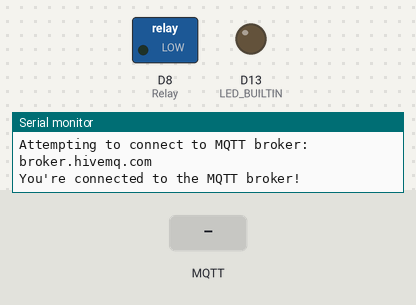
This sketch was run on a simulated Arduino Uno R4 WiFi. Parts: switched loads named in the sketch (green lamp = pin HIGH), output pins drawn as LEDs (lit = HIGH), the last lines printed to the serial monitor. The inputs (shaded band) are chosen by the test bench. WiFi joins after 1.5 s; servers stay silent unless stated; no MQTT or app messages arrive unless stated.

Above: at 2.7 s.
2.8 s: MQTT message "ON" arrives on the first subscribed topic
At 3.3 s:
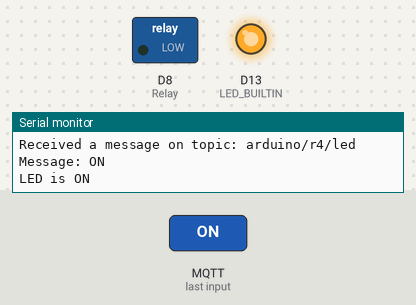
4.3 s: MQTT message "Relay ON" arrives on the first subscribed topic
At 5.5 s:
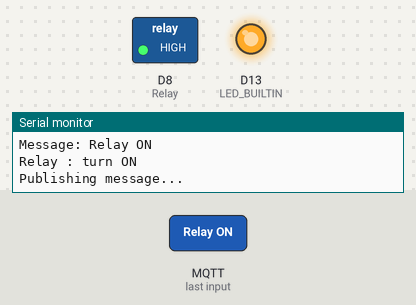
5.8 s: MQTT message "OFF" arrives on the first subscribed topic
At 6.8 s:
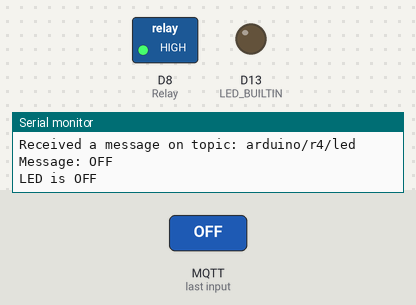
Timing chart, 0 to 8.8 s (numbered marks = the images above; inputs shaded):
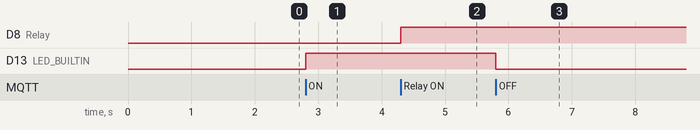

Measured:
- after the input at 2.8 s, D13 (LED_BUILTIN): LOW → HIGH at once
- after the input at 4.3 s, D8 (Relay): LOW → HIGH at once
- after the input at 5.8 s, D13 (LED_BUILTIN): HIGH → LOW at once

The sketch:

sketch_oct9a.ino
```cpp
#include <WiFiS3.h>
#include <MqttClient.h>

// ----- ตั้งค่า WiFi -----
char ssid[] = "vivo V29e 5G";       // <<!>> ใส่ชื่อ WiFi ของคุณ
char pass[] = "2345rocth";   // <<!>> ใส่รหัสผ่าน WiFi ของคุณ

// ----- ตั้งค่า MQTT -----
const char broker[] = "broker.hivemq.com"; // Broker สาธารณะ
int        port     = 1883;
const char pubTopic[] = "arduino/r4/status"; // Topic สำหรับส่งข้อมูล
const char subTopic[] = "arduino/r4/led";    // Topic สำหรับรับคำสั่ง
const char subRelay[] = "arduino/r4/relay";

WiFiClient wifiClient;
MqttClient mqttClient(wifiClient);

unsigned long lastMillis = 0;

#define Relay 8

void setup() {
  Serial.begin(115200);
  while (!Serial);

  // ตั้งค่า LED Built-in
  pinMode(LED_BUILTIN, OUTPUT);
  digitalWrite(LED_BUILTIN, LOW);
  //ตั้งค่า Relay
  pinMode(Relay, OUTPUT);


  // เชื่อมต่อ WiFi
  Serial.print("Attempting to connect to SSID: ");
  Serial.println(ssid);
  while (WiFi.begin(ssid, pass) != WL_CONNECTED) {
    Serial.print(".");
    delay(5000);
  }
  Serial.println("\nWiFi connected!");
  Serial.print("IP Address: ");
  Serial.println(WiFi.localIP());

  // เชื่อมต่อ MQTT Broker
  Serial.print("Attempting to connect to MQTT broker: ");
  Serial.println(broker);
  if (!mqttClient.connect(broker, port)) {
    Serial.print("MQTT connection failed! Error code = ");
    Serial.println(mqttClient.connectError());
    while (1);
  }
  Serial.println("You're connected to the MQTT broker!");

   // Subscribe รอรับคำสั่ง
  mqttClient.subscribe(subTopic);
  mqttClient.subscribe(subRelay);
  // ตั้งค่าฟังก์ชันที่จะทำงานเมื่อมีข้อความเข้ามา
  mqttClient.onMessage(onMqttMessage);

}

void loop() {
  // ทำให้การเชื่อมต่อ MQTT ทำงานอยู่เสมอ
  mqttClient.poll();

  // Publish ข้อความทุก 5 วินาที
  if (millis() - lastMillis > 5000) {
    lastMillis = millis();

    Serial.println("Publishing message...");
    mqttClient.beginMessage(pubTopic);
    mqttClient.print("Hello from Arduino!");
    mqttClient.endMessage();
  }


}


// ฟังก์ชันที่จะทำงานเมื่อมีข้อความเข้ามาใน Topic ที่เรา Subscribe ไว้
void onMqttMessage(int messageSize) {
  Serial.print("Received a message on topic: ");
  Serial.println(mqttClient.messageTopic());

  String message;
  while (mqttClient.available()) {
    message += (char)mqttClient.read();
  }
  Serial.print("Message: ");
  Serial.println(message);

  if (message == "ON") {
    digitalWrite(LED_BUILTIN, HIGH);
    Serial.println("LED is ON");
  } else if (message == "OFF") {
    digitalWrite(LED_BUILTIN, LOW);
    Serial.println("LED is OFF");
  }

  if (message == "Relay ON"){
    digitalWrite(Relay, HIGH);
    Serial.println("Relay : turn ON");
  }
  else if(message == "Relay OFF")
  {
    digitalWrite(Relay, LOW);
    Serial.println("Relay : turn OFF");
  }
}
```
